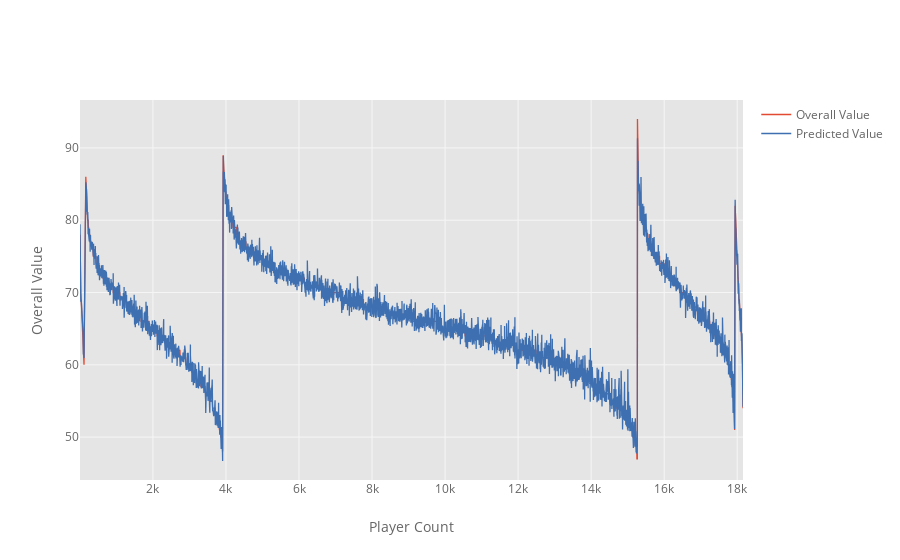

This figure's notebook cell:
### Code cell
# Create overall vs predicted value plot
df_ml = pd.DataFrame({'Predicted Value': p,'Overall Value': y_test}, index= X_test.index).sort_index()
df_ml2 = df.loc[X_test.index]
df_ml3 = pd.merge(df_ml, df_ml2, left_index=True, right_index=True)
df_ml3[['Overall Value','Predicted Value']].iplot(kind='line', xTitle='Player Count', yTitle='Overall Value', world_readable=True)

### Figure 1 — Plotly figure (JSON) as saved in the notebook; plotly's stock layout.template omitted (floating-point values rounded to 4 significant figures; data arrays with more than 128 entries replaced by an {"elided": "..."} marker saying what was removed)
{"data": [{"line": {"color": "rgba(226, 74, 51, 1.0)", "dash": "solid", "shape": "linear", "width": 1.3}, "mode": "lines", "name": "Overall Value", "text": "", "type": "scatter", "uid": "2abd6be3-89e6-4cbb-a3a2-54763522aa7c", "x": {"elided": "4841 int values"}, "y": {"elided": "4841 int values"}}, {"line": {"color": "rgba(62, 111, 176, 1.0)", "dash": "solid", "shape": "linear", "width": 1.3}, "mode": "lines", "name": "Predicted Value", "text": "", "type": "scatter", "uid": "d118080a-adb4-4718-831a-80241af3bfd5", "x": {"elided": "4841 int values"}, "y": {"elided": "4841 float values"}}], "layout": {"legend": {"bgcolor": "#FFFFFF", "font": {"color": "#666666"}}, "paper_bgcolor": "#FFFFFF", "plot_bgcolor": "#E5E5E5", "title": {"font": {"color": "#151516"}}, "xaxis": {"gridcolor": "#F6F6F6", "showgrid": true, "tickfont": {"color": "#666666"}, "title": {"font": {"color": "#666666"}, "text": "Player Count"}, "zerolinecolor": "#F6F6F6"}, "yaxis": {"gridcolor": "#F6F6F6", "showgrid": true, "tickfont": {"color": "#666666"}, "title": {"font": {"color": "#666666"}, "text": "Overall Value"}, "zerolinecolor": "#F6F6F6"}}}
